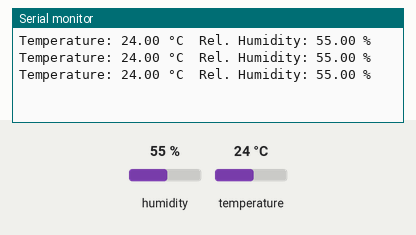
This sketch was run on a simulated Arduino Uno, built with avr-gcc and run on an emulated ATmega328P. Parts: the last lines printed to the serial monitor. The inputs (shaded band) are chosen by the test bench; at power-on: humidity 55 %, temperature 24 °C.

Above: at 2.8 s.
2.9 s: humidity set to 22 %
At 4.8 s:
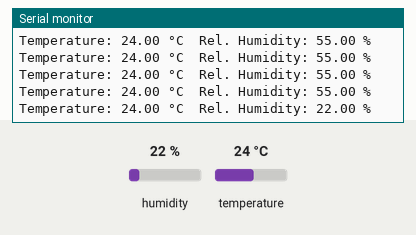
5.6 s: temperature set to 12 °C
At 6.8 s:
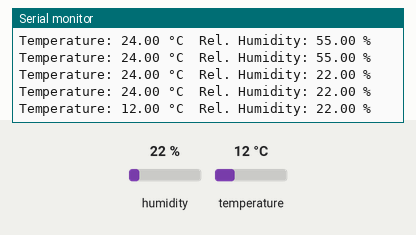
8.3 s: humidity set to 40 %
At 9.9 s:
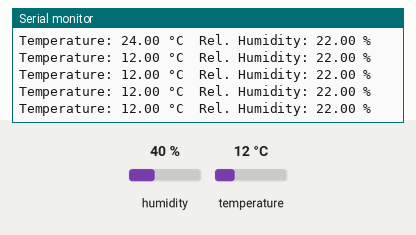
Timing chart, 0 to 11.4 s (numbered marks = the images above; inputs shaded):
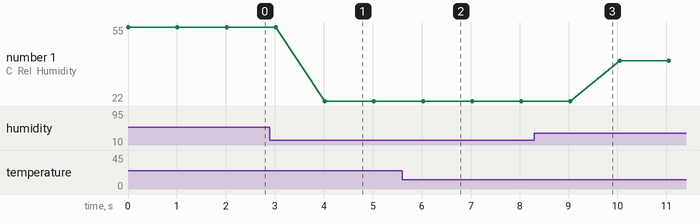

The sketch:

thermometer.ino
```cpp
#include <DHT.h>

#define DHTPIN 2      // Connect DHT sensor output pin here
#define DHTTYPE DHT22 // DHT 22 (AM2303) Sensor type

DHT dht(DHTPIN, DHTTYPE);
float humidity      = 0.0;  // Relative humidity [%]
float temperature   = 0.0;  // Temperature [°C]
int sample_period   = 1;    // Sensor sample period [s]

// Boot up
void setup() {
  Serial.begin(9600);
  dht.begin();
}

// MAIN
void loop() {
  readSensor(true);
  delay(sample_period * 1000);  // Poll sensor at
}

// Read DHT22 Sensor
void readSensor(bool display_enabled) {
  humidity    = dht.readHumidity();
  temperature = dht.readTemperature();
  if (isnan(humidity) || isnan(temperature)){
    Serial.println("Error reading sensor data");
  } else {
    if (display_enabled) {}
      Serial.print("Temperature: ");
      Serial.print(temperature);
      Serial.print(" °C\t");

      Serial.print("Rel. Humidity: ");
      Serial.print(humidity);
      Serial.println(" %");
  }
}
```

Measured:
- after the input at 2.9 s, the serial monitor: prints a new line after 1.1 s (image 1)
- after the input at 5.6 s, the serial monitor: prints a new line after 0.43 s (image 2)
- plotted number 1: 55 → 22 after the input at 2.9 s, 22 → 40 after the input at 8.3 s
